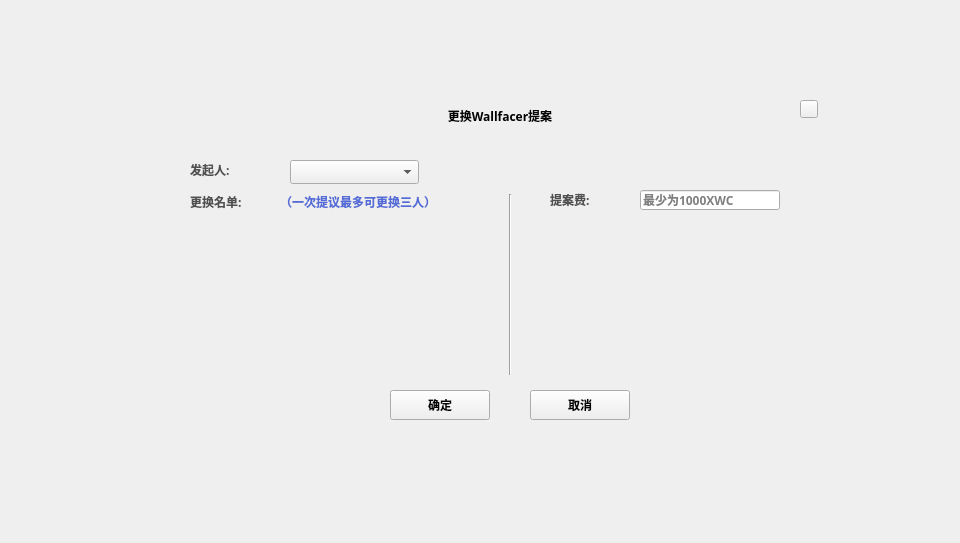
<?xml version="1.0" encoding="UTF-8"?>
<ui version="4.0">
 <class>ChangeSenatorDialog</class>
 <widget class="QDialog" name="ChangeSenatorDialog">
  <property name="geometry">
   <rect>
    <x>0</x>
    <y>0</y>
    <width>960</width>
    <height>543</height>
   </rect>
  </property>
  <property name="windowTitle">
   <string>Dialog</string>
  </property>
  <widget class="QWidget" name="widget" native="true">
   <property name="geometry">
    <rect>
     <x>0</x>
     <y>0</y>
     <width>960</width>
     <height>543</height>
    </rect>
   </property>
   <property name="font">
    <font>
     <family>Microsoft YaHei UI Light</family>
     <weight>75</weight>
     <bold>true</bold>
    </font>
   </property>
   <widget class="QWidget" name="containerWidget" native="true">
    <property name="geometry">
     <rect>
      <x>140</x>
      <y>90</y>
      <width>691</width>
      <height>351</height>
     </rect>
    </property>
    <property name="font">
     <font>
      <family>微软雅黑</family>
     </font>
    </property>
    <widget class="QToolButton" name="cancelBtn">
     <property name="geometry">
      <rect>
       <x>390</x>
       <y>300</y>
       <width>100</width>
       <height>30</height>
      </rect>
     </property>
     <property name="font">
      <font>
       <family>Microsoft YaHei UI Light</family>
       <weight>75</weight>
       <bold>true</bold>
      </font>
     </property>
     <property name="cursor">
      <cursorShape>PointingHandCursor</cursorShape>
     </property>
     <property name="styleSheet">
      <string notr="true"/>
     </property>
     <property name="text">
      <string>取消</string>
     </property>
    </widget>
    <widget class="QLabel" name="nameLabel">
     <property name="geometry">
      <rect>
       <x>250</x>
       <y>10</y>
       <width>220</width>
       <height>31</height>
      </rect>
     </property>
     <property name="font">
      <font>
       <family>Microsoft YaHei UI Light</family>
       <weight>75</weight>
       <bold>true</bold>
      </font>
     </property>
     <property name="text">
      <string>更换Wallfacer提案</string>
     </property>
     <property name="alignment">
      <set>Qt::AlignCenter</set>
     </property>
    </widget>
    <widget class="QToolButton" name="okBtn">
     <property name="geometry">
      <rect>
       <x>250</x>
       <y>300</y>
       <width>100</width>
       <height>30</height>
      </rect>
     </property>
     <property name="font">
      <font>
       <family>Microsoft YaHei UI Light</family>
       <weight>75</weight>
       <bold>true</bold>
      </font>
     </property>
     <property name="cursor">
      <cursorShape>PointingHandCursor</cursorShape>
     </property>
     <property name="styleSheet">
      <string notr="true"/>
     </property>
     <property name="text">
      <string>确定</string>
     </property>
    </widget>
    <widget class="QToolButton" name="closeBtn">
     <property name="geometry">
      <rect>
       <x>660</x>
       <y>10</y>
       <width>18</width>
       <height>18</height>
      </rect>
     </property>
     <property name="cursor">
      <cursorShape>PointingHandCursor</cursorShape>
     </property>
     <property name="focusPolicy">
      <enum>Qt::NoFocus</enum>
     </property>
     <property name="styleSheet">
      <string notr="true"/>
     </property>
     <property name="text">
      <string/>
     </property>
    </widget>
    <widget class="QComboBox" name="account">
     <property name="geometry">
      <rect>
       <x>150</x>
       <y>70</y>
       <width>129</width>
       <height>24</height>
      </rect>
     </property>
    </widget>
    <widget class="QLabel" name="label">
     <property name="geometry">
      <rect>
       <x>50</x>
       <y>70</y>
       <width>101</width>
       <height>20</height>
      </rect>
     </property>
     <property name="styleSheet">
      <string notr="true">QLabel{color: rgb(80,80,80);
font: 11px &quot;微软雅黑&quot;;}</string>
     </property>
     <property name="text">
      <string>发起人:</string>
     </property>
    </widget>
    <widget class="QLabel" name="label_2">
     <property name="geometry">
      <rect>
       <x>50</x>
       <y>102</y>
       <width>91</width>
       <height>20</height>
      </rect>
     </property>
     <property name="styleSheet">
      <string notr="true">QLabel{color: rgb(80,80,80);
font: 11px &quot;微软雅黑&quot;;}</string>
     </property>
     <property name="text">
      <string>更换名单:</string>
     </property>
    </widget>
    <widget class="QLabel" name="label_3">
     <property name="geometry">
      <rect>
       <x>140</x>
       <y>102</y>
       <width>211</width>
       <height>20</height>
      </rect>
     </property>
     <property name="styleSheet">
      <string notr="true">QLabel{color: rgb(83,107,215);
font: 11px &quot;Microsoft YaHei UI Light&quot;;}</string>
     </property>
     <property name="text">
      <string>（一次提议最多可更换三人）</string>
     </property>
    </widget>
    <widget class="ChangeSenatorSwitchWidget" name="replaceWidget" native="true">
     <property name="geometry">
      <rect>
       <x>50</x>
       <y>130</y>
       <width>290</width>
       <height>150</height>
      </rect>
     </property>
    </widget>
    <widget class="QStackedWidget" name="stackedWidget_fee">
     <property name="geometry">
      <rect>
       <x>410</x>
       <y>140</y>
       <width>221</width>
       <height>151</height>
      </rect>
     </property>
    </widget>
    <widget class="QLabel" name="label_4">
     <property name="geometry">
      <rect>
       <x>410</x>
       <y>100</y>
       <width>90</width>
       <height>20</height>
      </rect>
     </property>
     <property name="styleSheet">
      <string notr="true">QLabel{color: rgb(80,80,80);
font: 11px &quot;微软雅黑&quot;;}</string>
     </property>
     <property name="text">
      <string>提案费:</string>
     </property>
    </widget>
    <widget class="QLineEdit" name="lineEdit_feeNumber">
     <property name="geometry">
      <rect>
       <x>500</x>
       <y>100</y>
       <width>140</width>
       <height>20</height>
      </rect>
     </property>
     <property name="placeholderText">
      <string>最少为1000XWC</string>
     </property>
    </widget>
    <widget class="Line" name="line">
     <property name="geometry">
      <rect>
       <x>360</x>
       <y>104</y>
       <width>20</width>
       <height>181</height>
      </rect>
     </property>
     <property name="orientation">
      <enum>Qt::Vertical</enum>
     </property>
    </widget>
   </widget>
  </widget>
 </widget>
 <customwidgets>
  <customwidget>
   <class>ChangeSenatorSwitchWidget</class>
   <extends>QWidget</extends>
   <header>citizen/ChangeSenatorSwitchWidget.h</header>
   <container>1</container>
  </customwidget>
 </customwidgets>
 <resources/>
 <connections/>
</ui>
